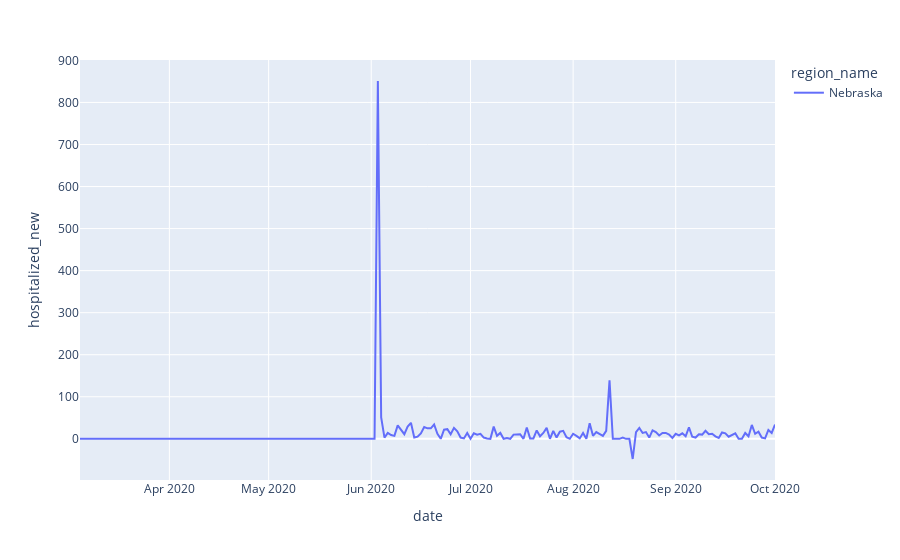

This figure's notebook cell:
### Code cell
df_plot = df_USAstates_clean.loc[df_USAstates_clean['region_name']=='Nebraska']
px.line(data_frame=df_plot, x= 'date',y='hospitalized_new',color = 'region_name')

### Figure 1 — Plotly figure (JSON) as saved in the notebook; plotly's stock layout.template omitted (floating-point values rounded to 4 significant figures; data arrays with more than 128 entries replaced by an {"elided": "..."} marker saying what was removed)
{"data": [{"hovertemplate": "region_name=Nebraska<br>date=%{x}<br>hospitalized_new=%{y}<extra></extra>", "legendgroup": "Nebraska", "line": {"color": "#636efa", "dash": "solid"}, "mode": "lines", "name": "Nebraska", "orientation": "v", "showlegend": true, "type": "scatter", "x": {"elided": "211 str values"}, "xaxis": "x", "y": {"elided": "211 int values"}, "yaxis": "y"}], "layout": {"legend": {"title": {"text": "region_name"}, "tracegroupgap": 0}, "margin": {"t": 60}, "xaxis": {"anchor": "y", "domain": [0, 1], "title": {"text": "date"}}, "yaxis": {"anchor": "x", "domain": [0, 1], "title": {"text": "hospitalized_new"}}}}
